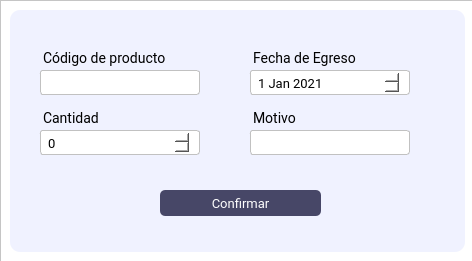
<?xml version="1.0" encoding="UTF-8"?>
<ui version="4.0">
 <class>MainWindow</class>
 <widget class="QMainWindow" name="MainWindow">
  <property name="geometry">
   <rect>
    <x>0</x>
    <y>0</y>
    <width>472</width>
    <height>261</height>
   </rect>
  </property>
  <property name="maximumSize">
   <size>
    <width>475</width>
    <height>261</height>
   </size>
  </property>
  <property name="windowTitle">
   <string>Nuevo Egreso</string>
  </property>
  <property name="toolTipDuration">
   <number>0</number>
  </property>
  <widget class="QWidget" name="centralwidget">
   <widget class="QFrame" name="frame_2">
    <property name="geometry">
     <rect>
      <x>0</x>
      <y>0</y>
      <width>475</width>
      <height>296</height>
     </rect>
    </property>
    <property name="minimumSize">
     <size>
      <width>0</width>
      <height>237</height>
     </size>
    </property>
    <property name="maximumSize">
     <size>
      <width>16777215</width>
      <height>300</height>
     </size>
    </property>
    <property name="styleSheet">
     <string notr="true">background: #fff;
</string>
    </property>
    <property name="frameShape">
     <enum>QFrame::StyledPanel</enum>
    </property>
    <property name="frameShadow">
     <enum>QFrame::Raised</enum>
    </property>
    <widget class="QFrame" name="frame_4">
     <property name="geometry">
      <rect>
       <x>10</x>
       <y>10</y>
       <width>455</width>
       <height>242</height>
      </rect>
     </property>
     <property name="minimumSize">
      <size>
       <width>435</width>
       <height>242</height>
      </size>
     </property>
     <property name="maximumSize">
      <size>
       <width>16777215</width>
       <height>400</height>
      </size>
     </property>
     <property name="styleSheet">
      <string notr="true">border-radius: 10px;
background-color: rgb(240, 242, 255);
</string>
     </property>
     <property name="frameShape">
      <enum>QFrame::StyledPanel</enum>
     </property>
     <property name="frameShadow">
      <enum>QFrame::Raised</enum>
     </property>
     <widget class="QLabel" name="label_fecha_3">
      <property name="geometry">
       <rect>
        <x>230</x>
        <y>30</y>
        <width>131</width>
        <height>27</height>
       </rect>
      </property>
      <property name="maximumSize">
       <size>
        <width>174</width>
        <height>16777215</height>
       </size>
      </property>
      <property name="font">
       <font>
        <family>Roboto</family>
        <pointsize>-1</pointsize>
       </font>
      </property>
      <property name="styleSheet">
       <string notr="true">font-family: Roboto;
font-size: 14px;
margin-top:10px;
margin-left:10px

</string>
      </property>
      <property name="text">
       <string>Fecha de Egreso</string>
      </property>
     </widget>
     <widget class="QLabel" name="label_4">
      <property name="geometry">
       <rect>
        <x>20</x>
        <y>10</y>
        <width>62</width>
        <height>27</height>
       </rect>
      </property>
      <property name="font">
       <font>
        <family>Roboto</family>
        <pointsize>-1</pointsize>
       </font>
      </property>
      <property name="styleSheet">
       <string notr="true">font-family: Roboto;
font-size: 14px;
margin-top:10px;
margin-left:10px


</string>
      </property>
      <property name="text">
       <string/>
      </property>
     </widget>
     <widget class="QLineEdit" name="codigo_producto_input_2">
      <property name="geometry">
       <rect>
        <x>20</x>
        <y>60</y>
        <width>170</width>
        <height>25</height>
       </rect>
      </property>
      <property name="minimumSize">
       <size>
        <width>0</width>
        <height>0</height>
       </size>
      </property>
      <property name="maximumSize">
       <size>
        <width>16777215</width>
        <height>25</height>
       </size>
      </property>
      <property name="styleSheet">
       <string notr="true">QLineEdit{
background-color: #fff;
border: 0.5px solid #c1c1c1;
border-radius: 3px;
padding: 4 5px;
font-family:Roboto;
font-size:13px;
font-weight: 400;
margin-left: 10px;

}
</string>
      </property>
      <property name="placeholderText">
       <string/>
      </property>
     </widget>
     <widget class="QLabel" name="label_codigo_producto_2">
      <property name="geometry">
       <rect>
        <x>20</x>
        <y>30</y>
        <width>141</width>
        <height>27</height>
       </rect>
      </property>
      <property name="font">
       <font>
        <family>Roboto</family>
        <pointsize>-1</pointsize>
       </font>
      </property>
      <property name="styleSheet">
       <string notr="true">font-family: Roboto;
font-size: 14px;
margin-top:10px;
margin-left:10px

</string>
      </property>
      <property name="text">
       <string>Código de producto</string>
      </property>
     </widget>
     <widget class="QPushButton" name="crear_egreso">
      <property name="geometry">
       <rect>
        <x>150</x>
        <y>180</y>
        <width>161</width>
        <height>26</height>
       </rect>
      </property>
      <property name="font">
       <font>
        <family>Roboto</family>
        <pointsize>-1</pointsize>
       </font>
      </property>
      <property name="cursor">
       <cursorShape>PointingHandCursor</cursorShape>
      </property>
      <property name="styleSheet">
       <string notr="true">QPushButton{
background-color: rgba(71, 71, 103);
color: #fff;
border-radius:5px;
font-family:Roboto;
font-size: 13px

}
QPushButton:hover{
background-color: rgba(71, 71, 103,180);
}</string>
      </property>
      <property name="text">
       <string>Confirmar</string>
      </property>
     </widget>
     <widget class="QDateEdit" name="fecha_egreso">
      <property name="geometry">
       <rect>
        <x>230</x>
        <y>60</y>
        <width>170</width>
        <height>25</height>
       </rect>
      </property>
      <property name="styleSheet">
       <string notr="true">
background-color: #fff;
border: 0.5px solid #c1c1c1;
border-radius: 3px;
padding: 4 5px;
color: #000;
font-family:Roboto;
font-size:13px;
font-weight: 400;
margin-left: 10px;

</string>
      </property>
      <property name="dateTime">
       <datetime>
        <hour>0</hour>
        <minute>0</minute>
        <second>0</second>
        <year>2021</year>
        <month>1</month>
        <day>1</day>
       </datetime>
      </property>
     </widget>
     <widget class="QLabel" name="label_cantidad_2">
      <property name="geometry">
       <rect>
        <x>20</x>
        <y>90</y>
        <width>141</width>
        <height>27</height>
       </rect>
      </property>
      <property name="font">
       <font>
        <family>Roboto</family>
        <pointsize>-1</pointsize>
       </font>
      </property>
      <property name="styleSheet">
       <string notr="true">font-family: Roboto;
font-size: 14px;
margin-top:10px;
margin-left:10px

</string>
      </property>
      <property name="text">
       <string>Cantidad</string>
      </property>
     </widget>
     <widget class="QSpinBox" name="cantidad">
      <property name="geometry">
       <rect>
        <x>20</x>
        <y>120</y>
        <width>170</width>
        <height>25</height>
       </rect>
      </property>
      <property name="styleSheet">
       <string notr="true">
background-color: #fff;
border: 0.5px solid #c1c1c1;
border-radius: 3px;
padding: 4 5px;
font-family:Roboto;
font-size:13px;
font-weight: 400;
margin-left: 10px;


</string>
      </property>
     </widget>
     <widget class="QLineEdit" name="motivo_input_2">
      <property name="geometry">
       <rect>
        <x>230</x>
        <y>120</y>
        <width>170</width>
        <height>25</height>
       </rect>
      </property>
      <property name="minimumSize">
       <size>
        <width>0</width>
        <height>0</height>
       </size>
      </property>
      <property name="maximumSize">
       <size>
        <width>16777215</width>
        <height>25</height>
       </size>
      </property>
      <property name="styleSheet">
       <string notr="true">QLineEdit{
background-color: #fff;
border: 0.5px solid #c1c1c1;
border-radius: 3px;
padding: 4 5px;
font-family:Roboto;
font-size:13px;
font-weight: 400;
margin-left: 10px;

}
</string>
      </property>
      <property name="placeholderText">
       <string/>
      </property>
     </widget>
     <widget class="QLabel" name="label_codigo_producto_3">
      <property name="geometry">
       <rect>
        <x>230</x>
        <y>90</y>
        <width>141</width>
        <height>27</height>
       </rect>
      </property>
      <property name="font">
       <font>
        <family>Roboto</family>
        <pointsize>-1</pointsize>
       </font>
      </property>
      <property name="styleSheet">
       <string notr="true">font-family: Roboto;
font-size: 14px;
margin-top:10px;
margin-left:10px

</string>
      </property>
      <property name="text">
       <string>Motivo</string>
      </property>
     </widget>
    </widget>
   </widget>
  </widget>
 </widget>
 <resources/>
 <connections/>
</ui>
